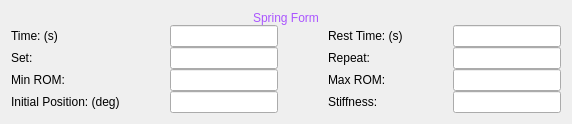
                     <widget class="QWidget" name="Spring">
                      <layout class="QGridLayout" name="gridLayout_Spring" columnstretch="1,2,1,2">
                       <property name="horizontalSpacing">
                        <number>50</number>
                       </property>
                       <property name="verticalSpacing">
                        <number>0</number>
                       </property>
                       <item row="0" column="0" colspan="4" alignment="Qt::AlignHCenter">
                        <widget class="QLabel" name="label_Spring">
                         <property name="sizePolicy">
                          <sizepolicy hsizetype="Preferred" vsizetype="Maximum">
                           <horstretch>0</horstretch>
                           <verstretch>0</verstretch>
                          </sizepolicy>
                         </property>
                         <property name="styleSheet">
                          <string notr="true">font: 30pt &quot;Segoe UI&quot;;
color: rgb(170, 85, 255);</string>
                         </property>
                         <property name="text">
                          <string>Spring Form</string>
                         </property>
                        </widget>
                       </item>
                       <item row="1" column="0">
                        <widget class="QLabel" name="label_SpringTime">
                         <property name="sizePolicy">
                          <sizepolicy hsizetype="Preferred" vsizetype="Maximum">
                           <horstretch>0</horstretch>
                           <verstretch>0</verstretch>
                          </sizepolicy>
                         </property>
                         <property name="text">
                          <string>Time: (s)</string>
                         </property>
                        </widget>
                       </item>
                       <item row="1" column="1">
                        <widget class="QLineEdit" name="lineEdit_SpringTime">
                         <property name="sizePolicy">
                          <sizepolicy hsizetype="Expanding" vsizetype="Maximum">
                           <horstretch>0</horstretch>
                           <verstretch>0</verstretch>
                          </sizepolicy>
                         </property>
                        </widget>
                       </item>
                       <item row="1" column="2">
                        <widget class="QLabel" name="label_SpringRestTime">
                         <property name="sizePolicy">
                          <sizepolicy hsizetype="Preferred" vsizetype="Maximum">
                           <horstretch>0</horstretch>
                           <verstretch>0</verstretch>
                          </sizepolicy>
                         </property>
                         <property name="text">
                          <string>Rest Time: (s)</string>
                         </property>
                        </widget>
                       </item>
                       <item row="1" column="3">
                        <widget class="QLineEdit" name="lineEdit_SpringRestTime">
                         <property name="sizePolicy">
                          <sizepolicy hsizetype="Expanding" vsizetype="Maximum">
                           <horstretch>0</horstretch>
                           <verstretch>0</verstretch>
                          </sizepolicy>
                         </property>
                        </widget>
                       </item>
                       <item row="2" column="0">
                        <widget class="QLabel" name="label_SpringSet">
                         <property name="sizePolicy">
                          <sizepolicy hsizetype="Preferred" vsizetype="Maximum">
                           <horstretch>0</horstretch>
                           <verstretch>0</verstretch>
                          </sizepolicy>
                         </property>
                         <property name="text">
                          <string>Set:</string>
                         </property>
                        </widget>
                       </item>
                       <item row="2" column="1">
                        <widget class="QLineEdit" name="lineEdit_SpringSet">
                         <property name="sizePolicy">
                          <sizepolicy hsizetype="Expanding" vsizetype="Maximum">
                           <horstretch>0</horstretch>
                           <verstretch>0</verstretch>
                          </sizepolicy>
                         </property>
                        </widget>
                       </item>
                       <item row="2" column="2">
                        <widget class="QLabel" name="label_SpringRepeat">
                         <property name="sizePolicy">
                          <sizepolicy hsizetype="Preferred" vsizetype="Maximum">
                           <horstretch>0</horstretch>
                           <verstretch>0</verstretch>
                          </sizepolicy>
                         </property>
                         <property name="text">
                          <string>Repeat:</string>
                         </property>
                        </widget>
                       </item>
                       <item row="2" column="3">
                        <widget class="QLineEdit" name="lineEdit_SpringRepeat">
                         <property name="sizePolicy">
                          <sizepolicy hsizetype="Expanding" vsizetype="Maximum">
                           <horstretch>0</horstretch>
                           <verstretch>0</verstretch>
                          </sizepolicy>
                         </property>
                        </widget>
                       </item>
                       <item row="3" column="0">
                        <widget class="QLabel" name="label_SpringMinROM">
                         <property name="sizePolicy">
                          <sizepolicy hsizetype="Preferred" vsizetype="Maximum">
                           <horstretch>0</horstretch>
                           <verstretch>0</verstretch>
                          </sizepolicy>
                         </property>
                         <property name="text">
                          <string>Min ROM:</string>
                         </property>
                        </widget>
                       </item>
                       <item row="3" column="1">
                        <widget class="QLineEdit" name="lineEdit_SpringMinROM">
                         <property name="sizePolicy">
                          <sizepolicy hsizetype="Expanding" vsizetype="Maximum">
                           <horstretch>0</horstretch>
                           <verstretch>0</verstretch>
                          </sizepolicy>
                         </property>
                        </widget>
                       </item>
                       <item row="3" column="2">
                        <widget class="QLabel" name="label_SpringMaxROM">
                         <property name="sizePolicy">
                          <sizepolicy hsizetype="Preferred" vsizetype="Maximum">
                           <horstretch>0</horstretch>
                           <verstretch>0</verstretch>
                          </sizepolicy>
                         </property>
                         <property name="text">
                          <string>Max ROM:</string>
                         </property>
                        </widget>
                       </item>
                       <item row="3" column="3">
                        <widget class="QLineEdit" name="lineEdit_SpringMaxROM">
                         <property name="sizePolicy">
                          <sizepolicy hsizetype="Expanding" vsizetype="Maximum">
                           <horstretch>0</horstretch>
                           <verstretch>0</verstretch>
                          </sizepolicy>
                         </property>
                        </widget>
                       </item>
                       <item row="4" column="0">
                        <widget class="QLabel" name="label_SpringInitialPos">
                         <property name="sizePolicy">
                          <sizepolicy hsizetype="Preferred" vsizetype="Maximum">
                           <horstretch>0</horstretch>
                           <verstretch>0</verstretch>
                          </sizepolicy>
                         </property>
                         <property name="text">
                          <string>Initial Position: (deg)</string>
                         </property>
                        </widget>
                       </item>
                       <item row="4" column="1">
                        <widget class="QLineEdit" name="lineEdit_SpringInitialPos">
                         <property name="sizePolicy">
                          <sizepolicy hsizetype="Expanding" vsizetype="Maximum">
                           <horstretch>0</horstretch>
                           <verstretch>0</verstretch>
                          </sizepolicy>
                         </property>
                        </widget>
                       </item>
                       <item row="4" column="2">
                        <widget class="QLabel" name="label_SpringStiffness">
                         <property name="sizePolicy">
                          <sizepolicy hsizetype="Preferred" vsizetype="Maximum">
                           <horstretch>0</horstretch>
                           <verstretch>0</verstretch>
                          </sizepolicy>
                         </property>
                         <property name="text">
                          <string>Stiffness:</string>
                         </property>
                        </widget>
                       </item>
                       <item row="4" column="3">
                        <widget class="QLineEdit" name="lineEdit_SpringStiffness">
                         <property name="sizePolicy">
                          <sizepolicy hsizetype="Expanding" vsizetype="Maximum">
                           <horstretch>0</horstretch>
                           <verstretch>0</verstretch>
                          </sizepolicy>
                         </property>
                        </widget>
                       </item>
                      </layout>
                     </widget>
